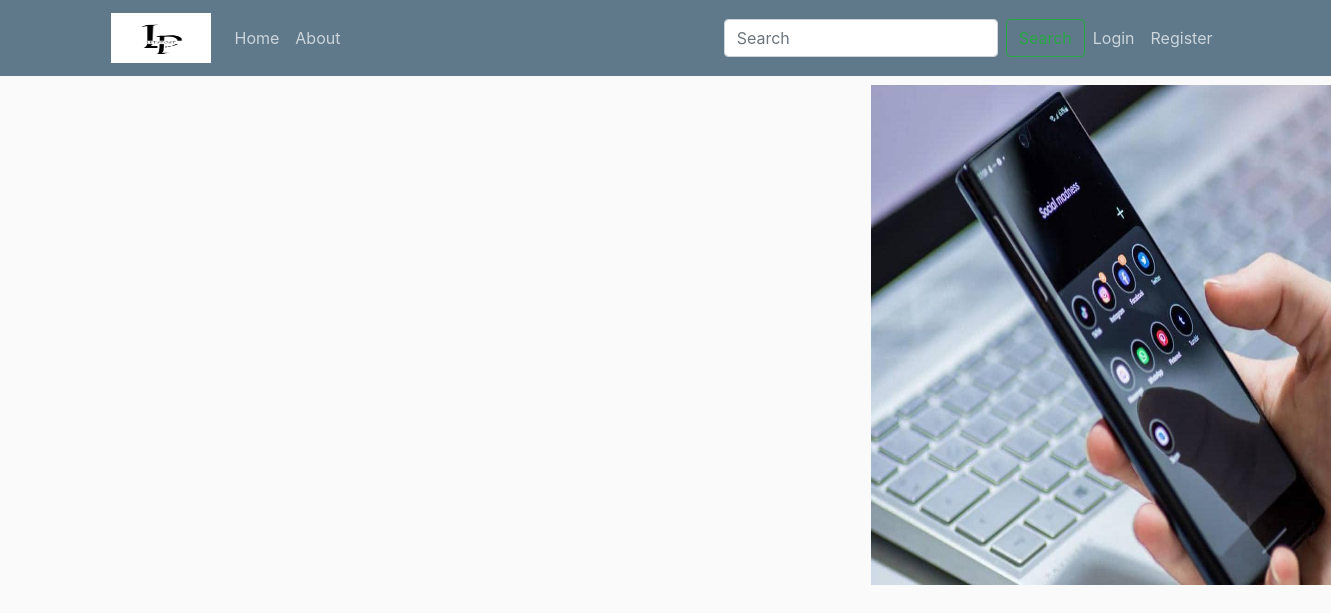
Page /home on the earlier database version.
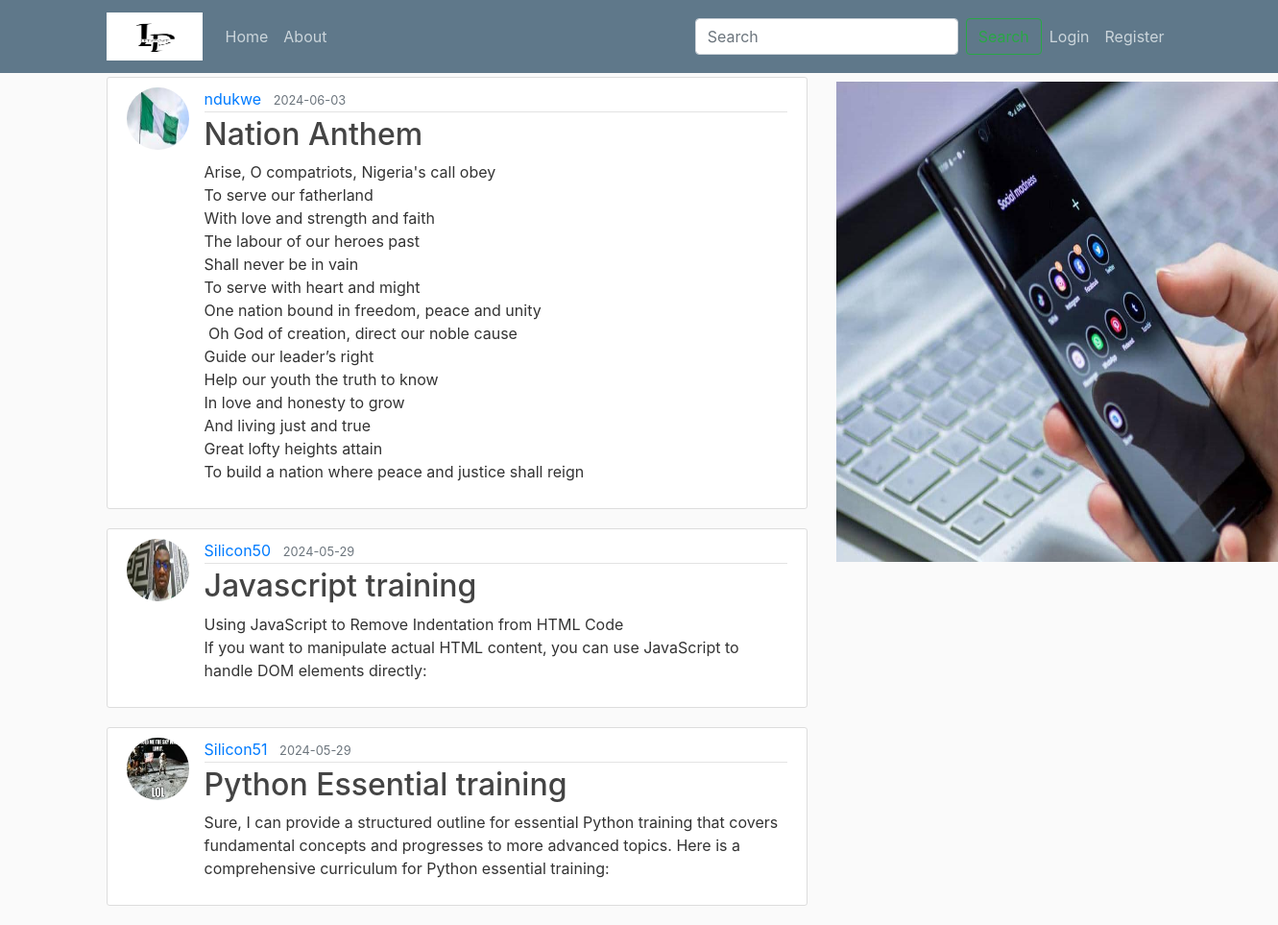
Same page on the later database version.
### lets_post/models.py (models this page shows, shortened)
class Post(db.Model):
    id =  db.Column(db.Integer, primary_key=True )
    title = db.Column(db.String(120), nullable=False)
    date_posted = db.Column(db.DateTime, nullable =False, default = datetime.utcnow)
    content = db.Column(db.Text, nullable = False)
    user_id = db.Column(db.Integer, db.ForeignKey('user.id'), nullable=False)

class User(db.Model, UserMixin):
    id = db.Column(db.Integer, primary_key=True )
    username =db.Column(db.String(20), unique =True, nullable = False)
    email = db.Column(db.String(100), unique =True, nullable = False)
    image_file = db.Column(db.String(20), nullable = False, default = 'default.jpg')
    password = db.Column(db.String(20), nullable = False)
    posts = db.relationship('Post', backref = 'author', lazy = True)

### lets_post/route.py (the view)
@app.route("/home", strict_slashes = False)
def home():
    posts = Post.query.order_by(Post.id.desc()).all()
    return render_template("home.html", posts= posts)

### lets_post/templates/home.html
{% extends "layout.html" %}
{% block content %}
    {%for post in posts%}
        <article class="media content-section">
            <img class="rounded-circle article-img" src="{{url_for('static', filename = 'profile_pic/' + post.author.image_file)}}">
            <div class="media-body">
                <div class="article-metadata">
                    <a class="mr-2" href="#">{{ post.author.username }}</a>
                    <small class="text-muted">{{ post.date_posted.strftime('%Y-%m-%d') }}</small>
                </div>
                <h2><a class="article-title" href="{{url_for('post', post_id = post.id)}}">{{ post.title }}</a></h2>
                <p class="article-content">{{ post.content }}</p>
            </div>
        </article>
    {% endfor %}
{% endblock content %}

### lets_post/templates/layout.html (shortened to what this page needs)
<!DOCTYPE html>
<html lang="en">
<head>
    <link rel="stylesheet" href="https://cdn.jsdelivr.net/npm/bootstrap@4.0.0/dist/css/bootstrap.min.css">
    <link rel="stylesheet" type = "text/css" href="{{ url_for('static', filename = 'main.css')}}">
</head>
<body>
    <header class="site-header">
        <nav class="navbar navbar-expand-md navbar-dark bg-steel fixed-top">
          <div class="container">
            <a class="navbar-brand" href="{{url_for('index')}}">
              <img src="{{ url_for('static', filename='images/lp.jpg') }}" style="display:block" width="100" height="50">
            </a>
            <div class="collapse navbar-collapse" id="navbarToggle">
              <div class="navbar-nav mr-auto">
                <a class="nav-item nav-link" href="{{url_for('home')}}">Home</a>
                <a class="nav-item nav-link" href="{{url_for('about')}}">About</a>
              </div>
              <div class="navbar-nav">
                <form class="form-inline mt2 mt-md-0" action="#">
                  <input class="form-control mr-sm-2" type="text" placeholder="Search" aria-label="Search">
                  <button class="btn btn-outline-success my-2 my-sm-0" type="submit">
                  Search</button>
                </form>
                {% if current_user.is_authenticated %}
                  <a class="nav-item nav-link" href="{{url_for('account')}}">Account</a>
                  <a class="nav-item nav-link" href="{{url_for('new_post')}}">New Post</a>
                  <a class="nav-item nav-link" href="{{url_for('logout')}}">Logout</a>
                {% else %}
                  <a class="nav-item nav-link" href="{{url_for('login')}}">Login</a>
                  <a class="nav-item nav-link" href="{{url_for('register')}}">Register</a>
                {% endif %}
              </div>
            </div>
          </div>
        </nav>
    </header>
    <main role="main" class="container">
        <div class="row">
          <div class="col-md-8">
            {% block content %}{% endblock %}
          </div>
          <div class="col-md-4">
              <a class="navbar-brand" href="#">
                <img src="{{ url_for('static', filename='images/phone.jpg') }}" style="display:block" width="500" height="500">
              </a>
          </div>
        </div>
      </main>
</body>
</html>

### lets_post/static/main.css (style rules this page uses)
body { background: #fafafa; color: #333333; margin-top: 5rem; }
h1, h2, h3, h4, h5, h6 { color: #444444; }
.bg-steel { background-color: #5f788a; }
.site-header .navbar-nav .nav-link { color: #cbd5db; }
.content-section { background: #ffffff; padding: 10px 20px; border: 1px solid #dddddd; border-radius: 3px; margin-bottom: 20px; }
.article-title { color: #444444; }
.article-content { white-space: pre-line; }
.article-img { height: 65px; width: 65px; margin-right: 16px; }
.article-metadata { padding-bottom: 1px; margin-bottom: 4px; border-bottom: 1px solid #e3e3e3 }
.form-control { display: block; width: 100%; height: calc(2.25rem + 2px); padding: .375rem .75rem; font-size: 1rem; font-weight: 400; line-height: 1.5; color: #495057; background-color: #fff; background-clip: padding-box; border: 1px solid #ced4da; border-radius: .25rem; transition: border-color .15s ease-in-out, box-shadow .15s ease-in-out; }
.form-inline { display: -ms-flexbox; display: flex; -ms-flex-flow: row wrap; flex-flow: row wrap; -ms-flex-align: center; align-items: center; }

Differences in the rows shown:
added Post: image_file (picture), author.username "ndukwe", date_posted "2024-06-03", title "Nation Anthem", content "Arise, O compatriots, Nigeria's call obey To serve our fatherland With love and strength and faith The labour of our heroes past Shall never be in vain To serve with heart and might One nation bound in freedom, peace and unity Oh God of creation, direct our noble cause Guide our leader’s right Help our youth the truth to know In love and honesty to grow And living just and true Great lofty heights attain To build a nation where peace and justice shall reign"
added Post: image_file (picture), author.username "Silicon50", date_posted "2024-05-29", title "Javascript training", content "Using JavaScript to Remove Indentation from HTML Code If you want to manipulate actual HTML content, you can use JavaScript to handle DOM elements directly:"
added Post: image_file (picture), author.username "Silicon51", date_posted "2024-05-29", title "Python Essential training", content "Sure, I can provide a structured outline for essential Python training that covers fundamental concepts and progresses to more advanced topics. Here is a comprehensive curriculum for Python essential training:"
